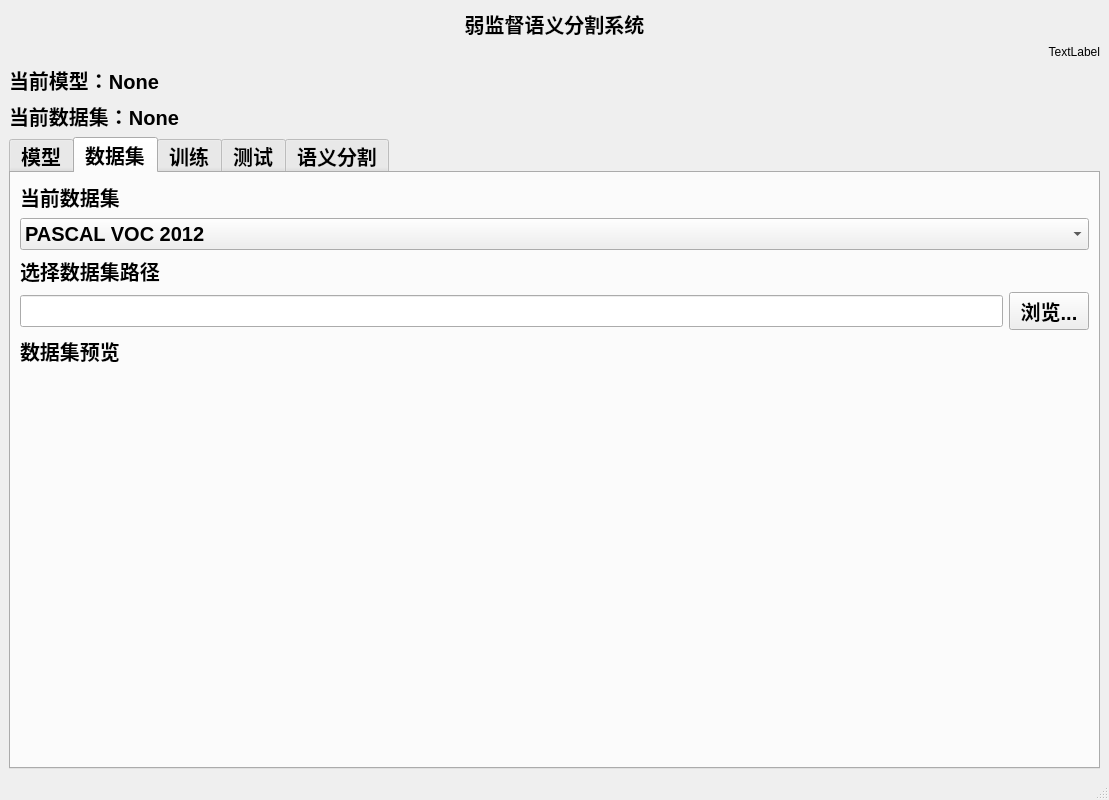
<?xml version="1.0" encoding="UTF-8"?>
<ui version="4.0">
 <class>MainWindow</class>
 <widget class="QMainWindow" name="MainWindow">
  <property name="geometry">
   <rect>
    <x>0</x>
    <y>0</y>
    <width>1109</width>
    <height>800</height>
   </rect>
  </property>
  <property name="windowTitle">
   <string>弱监督语义分割系统</string>
  </property>
  <property name="windowIcon">
   <iconset resource="resource.qrc">
    <normaloff>:/logo/logo.png</normaloff>:/logo/logo.png</iconset>
  </property>
  <widget class="QWidget" name="centralwidget">
   <layout class="QGridLayout" name="gridLayout_4">
    <item row="0" column="0">
     <layout class="QGridLayout" name="gridLayout">
      <item row="2" column="0">
       <widget class="QLabel" name="label_7">
        <property name="font">
         <font>
          <family>Arial</family>
          <pointsize>15</pointsize>
          <weight>75</weight>
          <bold>true</bold>
         </font>
        </property>
        <property name="text">
         <string>当前模型：None</string>
        </property>
       </widget>
      </item>
      <item row="3" column="0">
       <widget class="QLabel" name="label_8">
        <property name="font">
         <font>
          <family>Arial</family>
          <pointsize>15</pointsize>
          <weight>75</weight>
          <bold>true</bold>
         </font>
        </property>
        <property name="text">
         <string>当前数据集：None</string>
        </property>
       </widget>
      </item>
      <item row="4" column="0">
       <widget class="QTabWidget" name="tabWidget">
        <property name="font">
         <font>
          <family>Arial</family>
          <pointsize>15</pointsize>
          <weight>75</weight>
          <bold>true</bold>
         </font>
        </property>
        <property name="currentIndex">
         <number>1</number>
        </property>
        <widget class="QWidget" name="tab">
         <attribute name="title">
          <string>模型</string>
         </attribute>
         <layout class="QGridLayout" name="gridLayout_5">
          <item row="0" column="0">
           <layout class="QGridLayout" name="gridLayout_2">
            <item row="1" column="0">
             <widget class="QComboBox" name="comboBox">
              <item>
               <property name="text">
                <string>CB-SCTC</string>
               </property>
              </item>
              <item>
               <property name="text">
                <string>ITRL</string>
               </property>
              </item>
             </widget>
            </item>
            <item row="0" column="0">
             <widget class="QLabel" name="label_2">
              <property name="text">
               <string>当前模型</string>
              </property>
             </widget>
            </item>
            <item row="3" column="0">
             <widget class="QTableView" name="tableView"/>
            </item>
            <item row="2" column="0">
             <widget class="QLabel" name="label_3">
              <property name="text">
               <string>模型参数</string>
              </property>
             </widget>
            </item>
           </layout>
          </item>
         </layout>
        </widget>
        <widget class="QWidget" name="tab_2">
         <attribute name="title">
          <string>数据集</string>
         </attribute>
         <layout class="QGridLayout" name="gridLayout_6">
          <item row="1" column="0">
           <widget class="QLabel" name="label_5">
            <property name="text">
             <string>选择数据集路径</string>
            </property>
           </widget>
          </item>
          <item row="0" column="0">
           <layout class="QGridLayout" name="gridLayout_3">
            <item row="0" column="0">
             <widget class="QLabel" name="label_4">
              <property name="sizePolicy">
               <sizepolicy hsizetype="Preferred" vsizetype="Preferred">
                <horstretch>0</horstretch>
                <verstretch>0</verstretch>
               </sizepolicy>
              </property>
              <property name="text">
               <string>当前数据集</string>
              </property>
             </widget>
            </item>
            <item row="1" column="0">
             <widget class="QComboBox" name="comboBox_2">
              <item>
               <property name="text">
                <string>PASCAL VOC 2012</string>
               </property>
              </item>
              <item>
               <property name="text">
                <string>MS COCO 2014</string>
               </property>
              </item>
             </widget>
            </item>
           </layout>
          </item>
          <item row="2" column="0">
           <layout class="QHBoxLayout" name="horizontalLayout">
            <item>
             <widget class="QLineEdit" name="lineEdit"/>
            </item>
            <item>
             <widget class="QPushButton" name="pushButton_dataset_dir">
              <property name="text">
               <string>浏览...</string>
              </property>
             </widget>
            </item>
           </layout>
          </item>
          <item row="3" column="0">
           <widget class="QLabel" name="label_6">
            <property name="text">
             <string>数据集预览</string>
            </property>
           </widget>
          </item>
          <item row="4" column="0">
           <spacer name="verticalSpacer">
            <property name="orientation">
             <enum>Qt::Vertical</enum>
            </property>
            <property name="sizeHint" stdset="0">
             <size>
              <width>20</width>
              <height>40</height>
             </size>
            </property>
           </spacer>
          </item>
         </layout>
        </widget>
        <widget class="QWidget" name="tab_4">
         <attribute name="title">
          <string>训练</string>
         </attribute>
         <layout class="QGridLayout" name="gridLayout_7">
          <item row="0" column="0">
           <widget class="QLabel" name="label_13">
            <property name="text">
             <string>训练输出路径</string>
            </property>
           </widget>
          </item>
          <item row="3" column="0">
           <widget class="QLabel" name="label_11">
            <property name="text">
             <string>训练日志</string>
            </property>
           </widget>
          </item>
          <item row="6" column="0">
           <widget class="QProgressBar" name="progressBar">
            <property name="value">
             <number>0</number>
            </property>
           </widget>
          </item>
          <item row="5" column="0">
           <widget class="QLabel" name="label_9">
            <property name="text">
             <string>训练进度</string>
            </property>
           </widget>
          </item>
          <item row="8" column="0">
           <layout class="QHBoxLayout" name="horizontalLayout_7">
            <item>
             <widget class="QPushButton" name="pushButton_2">
              <property name="text">
               <string>训练</string>
              </property>
             </widget>
            </item>
            <item>
             <widget class="QPushButton" name="pushButton">
              <property name="text">
               <string>暂停</string>
              </property>
             </widget>
            </item>
            <item>
             <widget class="QPushButton" name="pushButton_4">
              <property name="text">
               <string>终止</string>
              </property>
             </widget>
            </item>
           </layout>
          </item>
          <item row="1" column="0">
           <layout class="QHBoxLayout" name="horizontalLayout_2">
            <item>
             <widget class="QLineEdit" name="lineEdit_2"/>
            </item>
            <item>
             <widget class="QPushButton" name="pushButton_train_out_dir">
              <property name="text">
               <string>浏览...</string>
              </property>
             </widget>
            </item>
           </layout>
          </item>
          <item row="4" column="0">
           <widget class="QScrollArea" name="scrollArea">
            <property name="sizePolicy">
             <sizepolicy hsizetype="Expanding" vsizetype="Expanding">
              <horstretch>0</horstretch>
              <verstretch>0</verstretch>
             </sizepolicy>
            </property>
            <property name="widgetResizable">
             <bool>true</bool>
            </property>
            <widget class="QWidget" name="scrollAreaWidgetContents">
             <property name="geometry">
              <rect>
               <x>0</x>
               <y>0</y>
               <width>1063</width>
               <height>179</height>
              </rect>
             </property>
            </widget>
           </widget>
          </item>
          <item row="10" column="0">
           <spacer name="verticalSpacer_3">
            <property name="orientation">
             <enum>Qt::Vertical</enum>
            </property>
            <property name="sizeHint" stdset="0">
             <size>
              <width>20</width>
              <height>40</height>
             </size>
            </property>
           </spacer>
          </item>
         </layout>
        </widget>
        <widget class="QWidget" name="tab_3">
         <attribute name="title">
          <string>测试</string>
         </attribute>
         <layout class="QGridLayout" name="gridLayout_8">
          <item row="5" column="0">
           <widget class="QLabel" name="label_10">
            <property name="text">
             <string>测试进度</string>
            </property>
           </widget>
          </item>
          <item row="2" column="0">
           <widget class="QLabel" name="label_12">
            <property name="text">
             <string>测试日志</string>
            </property>
           </widget>
          </item>
          <item row="3" column="0">
           <widget class="QScrollArea" name="scrollArea_2">
            <property name="sizePolicy">
             <sizepolicy hsizetype="Expanding" vsizetype="Expanding">
              <horstretch>0</horstretch>
              <verstretch>0</verstretch>
             </sizepolicy>
            </property>
            <property name="widgetResizable">
             <bool>true</bool>
            </property>
            <widget class="QWidget" name="scrollAreaWidgetContents_2">
             <property name="geometry">
              <rect>
               <x>0</x>
               <y>0</y>
               <width>1063</width>
               <height>366</height>
              </rect>
             </property>
            </widget>
           </widget>
          </item>
          <item row="0" column="0">
           <widget class="QLabel" name="label_14">
            <property name="text">
             <string>参数文件路径</string>
            </property>
           </widget>
          </item>
          <item row="6" column="0">
           <widget class="QProgressBar" name="progressBar_2">
            <property name="value">
             <number>0</number>
            </property>
           </widget>
          </item>
          <item row="1" column="0">
           <layout class="QHBoxLayout" name="horizontalLayout_3">
            <item>
             <widget class="QLineEdit" name="lineEdit_3"/>
            </item>
            <item>
             <widget class="QPushButton" name="pushButton_ckpt_dir">
              <property name="text">
               <string>浏览...</string>
              </property>
             </widget>
            </item>
           </layout>
          </item>
          <item row="7" column="0">
           <layout class="QHBoxLayout" name="horizontalLayout_8">
            <item>
             <widget class="QPushButton" name="pushButton_3">
              <property name="text">
               <string>测试</string>
              </property>
             </widget>
            </item>
            <item>
             <widget class="QPushButton" name="pushButton_5">
              <property name="text">
               <string>终止</string>
              </property>
             </widget>
            </item>
           </layout>
          </item>
         </layout>
        </widget>
        <widget class="QWidget" name="tab_5">
         <attribute name="title">
          <string>语义分割</string>
         </attribute>
         <layout class="QGridLayout" name="gridLayout_10">
          <item row="0" column="0">
           <layout class="QGridLayout" name="gridLayout_9">
            <item row="3" column="0">
             <layout class="QHBoxLayout" name="horizontalLayout_4">
              <item>
               <widget class="QLineEdit" name="lineEdit_4"/>
              </item>
              <item>
               <widget class="QPushButton" name="pushButton_seg_ckpt_dir">
                <property name="text">
                 <string>浏览...</string>
                </property>
               </widget>
              </item>
             </layout>
            </item>
            <item row="4" column="0">
             <widget class="QLabel" name="label_17">
              <property name="text">
               <string>图像文件</string>
              </property>
             </widget>
            </item>
            <item row="1" column="0">
             <widget class="QComboBox" name="comboBox_3">
              <item>
               <property name="text">
                <string>CB-SCTC</string>
               </property>
              </item>
              <item>
               <property name="text">
                <string>ITRL</string>
               </property>
              </item>
             </widget>
            </item>
            <item row="7" column="0">
             <widget class="QPushButton" name="pushButton_7">
              <property name="text">
               <string>分割</string>
              </property>
             </widget>
            </item>
            <item row="5" column="0">
             <layout class="QHBoxLayout" name="horizontalLayout_5">
              <item>
               <widget class="QLineEdit" name="lineEdit_5"/>
              </item>
              <item>
               <widget class="QPushButton" name="pushButton_seg_img_dir">
                <property name="text">
                 <string>浏览...</string>
                </property>
               </widget>
              </item>
             </layout>
            </item>
            <item row="2" column="0">
             <widget class="QLabel" name="label_15">
              <property name="text">
               <string>参数文件</string>
              </property>
             </widget>
            </item>
            <item row="6" column="0">
             <layout class="QHBoxLayout" name="horizontalLayout_6">
              <item>
               <widget class="QLabel" name="label_19">
                <property name="text">
                 <string>原图</string>
                </property>
                <property name="alignment">
                 <set>Qt::AlignCenter</set>
                </property>
               </widget>
              </item>
              <item>
               <widget class="QLabel" name="label_18">
                <property name="text">
                 <string>分割图</string>
                </property>
                <property name="alignment">
                 <set>Qt::AlignCenter</set>
                </property>
               </widget>
              </item>
             </layout>
            </item>
            <item row="0" column="0">
             <widget class="QLabel" name="label_16">
              <property name="text">
               <string>模型</string>
              </property>
             </widget>
            </item>
            <item row="8" column="0">
             <spacer name="verticalSpacer_4">
              <property name="orientation">
               <enum>Qt::Vertical</enum>
              </property>
              <property name="sizeHint" stdset="0">
               <size>
                <width>20</width>
                <height>40</height>
               </size>
              </property>
             </spacer>
            </item>
           </layout>
          </item>
         </layout>
        </widget>
       </widget>
      </item>
      <item row="0" column="0">
       <widget class="QLabel" name="label">
        <property name="font">
         <font>
          <family>幼圆</family>
          <pointsize>15</pointsize>
          <weight>75</weight>
          <bold>true</bold>
         </font>
        </property>
        <property name="text">
         <string>弱监督语义分割系统</string>
        </property>
        <property name="alignment">
         <set>Qt::AlignCenter</set>
        </property>
       </widget>
      </item>
      <item row="1" column="0">
       <widget class="QLabel" name="label_time">
        <property name="text">
         <string>TextLabel</string>
        </property>
        <property name="alignment">
         <set>Qt::AlignRight|Qt::AlignTrailing|Qt::AlignVCenter</set>
        </property>
       </widget>
      </item>
     </layout>
    </item>
   </layout>
  </widget>
  <widget class="QMenuBar" name="menubar">
   <property name="geometry">
    <rect>
     <x>0</x>
     <y>0</y>
     <width>1109</width>
     <height>23</height>
    </rect>
   </property>
  </widget>
  <widget class="QStatusBar" name="statusbar"/>
 </widget>
 <resources>
  <include location="resource.qrc"/>
 </resources>
 <connections/>
</ui>
